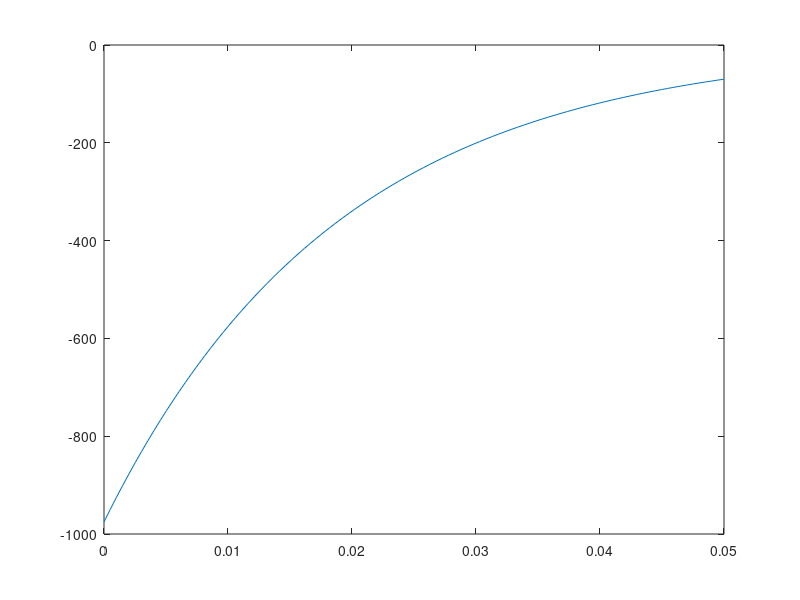

Recreate this plot in MATLAB.
clear variables
D_perp = 1; %perpendicular diffusion coefficient (m/s)
L = 25; %Connection length
width = .05; %few cm - SOL width
Te = 25;
Ti = 25;
n0 = 1e19;
mi = 1.66e-27;
m = mi;
Z_test = 1;
q = 1.602e-19;
cs = sqrt((Te+Ti)*q/mi);

s = 12;

lam_sol =sqrt(D_perp*L/cs); %characteristic SOL length

n_steps = 1e3;
grids = linspace(0,L,n_steps);

n_stepr = 1e2;
gridr = linspace(0,width,n_stepr);
%%Temperature calc
T_t = 1;
cst = sqrt(2*T_t*q/mi);

q0 = 3.5*n0/2*cst*T_t*q;
k0e = 1.8e3; %W/mev^-7/2
k0i = 60;
Tse = (1+7*q0*grids./(2*k0e*T_t^(7/2))).^(2/7).*T_t;
Tsi = (1+7*q0*grids./(2*k0i*T_t^(7/2))).^(2/7).*T_t;
 plot(grids, Tsi)

 grad_Ts = q0/k0i*(1+7/2*q0/k0i*grids./Tsi).^(-5/7);
  plot(grids, grad_Ts)

  grad_Tr = -Tsi(round(s/L*n_steps))/lam_sol*exp(-gridr./lam_sol);
    plot(gridr, grad_Tr)
    
    mu = mi/(mi+m);
    alpha = Z_test^2*0.71;
    beta = -3*(1- mu - 5*sqrt(2)*Z_test^2)*(1.1*mu^(5/2) - 0.35*mu^(3/2))/(2.6 - 2*mu+ 5.4*mu^2);
    
   % F_therms = alpha*grad